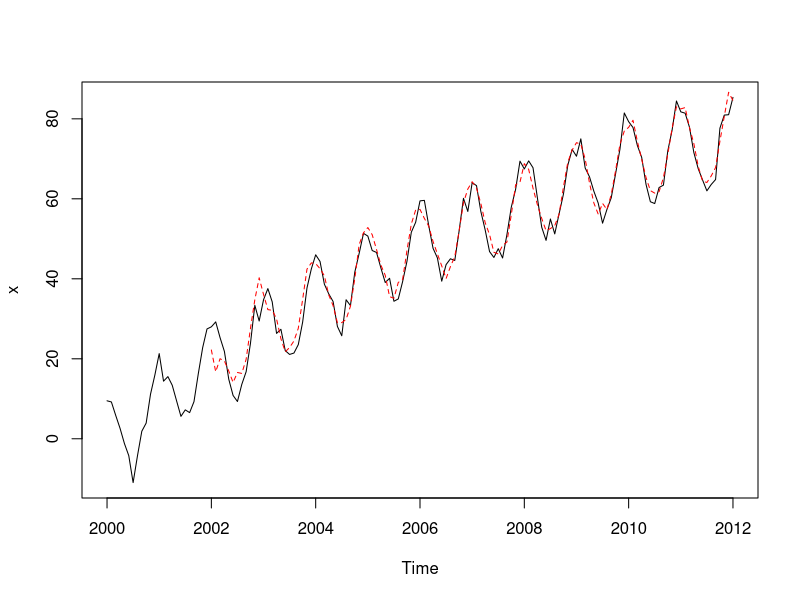

Recreate this plot in R.
rm(list = ls())
set.seed(99183992)

#Also the data from the exam of last year
ferrocarril <- c(
  139733896, 144482139, 123561582, 145152679,
  144482993, 146521012, 125713176, 149226028,
  145885551, 142603051, 121745633, 145120639,
  143638419, 144004197, 122310123, 148672623,
  141285387, 144252125, 124124600, 149670808,
  140193460, 144167136, 128486754, 149125431,
  140008498, 149341300, 130352920, 150039240,
  148622967, 151486750, 134747548, 158497166,
  150246047, 163228902, 140311097, 165269379,
  161457841, 160348073, 139321325, 165980376
)


MyHoltWinters <- function(x, alpha = TRUE, beta = TRUE, gamma = TRUE){
  if (!is.ts(x)){
    print("The input vector must be a time serie")
    return()
  }
  solution <- list()
  p <- frequency(x)
  optimo <- optim(rep(0.5,3), fun.optim, data = c(x, p), method = "L-BFGS-B", 
                  lower = c(0.00, 0.00, 0.00), upper = c(0.999, 0.999, 0.999))
  
  ajuste <- fun.ajuste(x, p, optimo$par[1], optimo$par[2], optimo$par[3])
  plot(x)
  lines(ts(c(rep(NA, 2 * p), ajuste$valfitted),
           start = start(x), frequency = frequency(x)),
        type = "l", lty=2, col = "red")
  
  names(optimo$par) <- c('alpha', 'beta', 'gamma')
  
  solution$x <- x
  solution$fitted <- ajuste$valfitted
  solution$parameters <- optimo$par
  solution$coefficients <- ajuste$coef
  solution$SSE <- ajuste$SE
  
  return(solution)
}

  
fun.ajuste <- function(serie, freq, alpha, beta, gamma){
  
  n <- length(serie)
  valfitted <- c()
  
  L0 <- sum(serie[1:freq + freq]) / freq
  T0 <- (sum(serie[1:freq + freq]) - sum(serie[1:freq])) / (freq ^ 2)
  S0 <- (serie[1:freq + freq] - L0)
  
  for (i in (2 * freq + 1):n){
    
    S0ind <- i %% freq
    if (S0ind == 0){S0ind <- freq}

    pred <- L0 + T0 + S0[S0ind]
    valfitted <- c(valfitted, pred)
    
    L1 <- alpha * (serie[i] - S0[S0ind]) + (1 - alpha) * (L0 + T0)
    T1 <- beta * (L1 - L0) + (1 - beta) * T0
    S1 <- gamma * (serie[i] - L1) + (1 - gamma) * S0[S0ind]
    
    L0 <- L1
    T0 <- T1
    S0[S0ind] <- S1
  }
  
  SE <- sum((serie[(2 * freq + 1):n] - valfitted) ^ 2)
  coefficients <- c(L0, T0, S0)
  names(coefficients) <- c('Level', 'Tendency', paste('Season', 1:freq))
  ajust <- list(valfitted = valfitted, SE = SE, coef = coefficients)
  return(ajust)
  
}

fun.optim <- function(vect, data){
  #print(vect)
  n <- length(data)
  aj <- fun.ajuste(data[1:(n - 1)], data[n], vect[1], vect[2], vect[3])
  return(aj$SE)
}
  
optimizer <- function(x){
  p <- frequency(x)
  value_vector <- c()
  best_value <- Inf
  par_matrix <- matrix(ncol = 3)
  best_par <- NULL
  for (a in seq(0.1, 0.9, by = 0.1)){
    for (b in seq(0.1, 0.9, by = 0.1)){
      for (c in seq(0.1, 0.9, by = 0.1)){
        optimo <- optim(c(a,b,c), fun.optim, data = c(x, p), method = "L-BFGS-B", 
                        lower = c(0.001, 0.001, 0.001), upper = c(0.999, 0.999, 0.999))
        par_matrix <- rbind(par_matrix, optimo$par)
        value_vector <- c(value_vector, optimo$value)
        if (optimo$value < best_value){
          best_value <- optimo$value
          best_par <- optimo$par
        }
      }
    }
  }
  best_solution <- list(value = best_value,
                        par = best_par)
  return(best_solution)
}

# First we simulate a time serie that will be used for proves
sequence_math <- 10 * (cos(seq(0,24 * pi, pi/6))) + seq(0,24 * pi, pi/6) + 10 * sin(seq(0, pi, pi / 24 / 6))
sequence_sim <- sequence_math + rnorm(length(sequence_math), 0, 2)
st_simulated <- ts(sequence_sim, frequency = 12, start = c(2000, 1))
#plot(st_simulated)

#MyHoltWinters(ts(ferrocarril))


mod<-HoltWinters(st_simulated)
mod$coefficients
mod$alpha
mod$beta
mod$gamma
# predict(mod, 5)
# plot(mod)
# freq = 12

# Bucle Ok
# Comparar con Holtwinters Ok
# Representar Ok


Mymodelo <- MyHoltWinters(st_simulated)
Mymodelo$parameters
Mymodelo$coefficients
Mymodelo$SSE
mod$SSE
